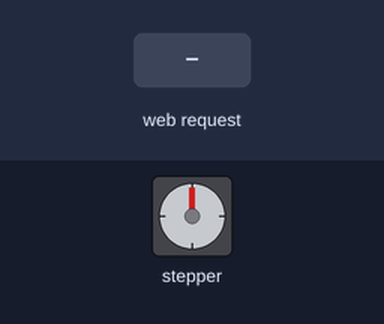
Bench run of a sketch on a simulated ESP32. Shown: stepper motor. The test bench sets the inputs (shaded band). WiFi joins after 1.5 s; servers stay silent unless stated; stepper angles assume 2048 steps per turn; what the sketch prints to the serial monitor is not drawn.

Above: at 2.7 s.
2.8 s: HTTP request GET /clockwise received
At 3.27 s:
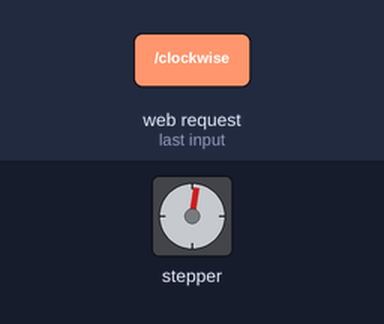
At 3.9 s:
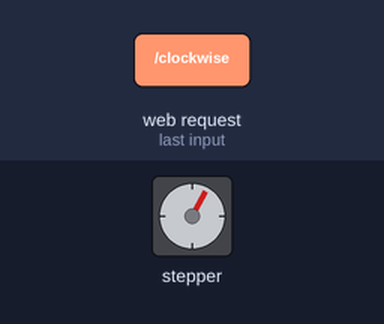
14.8 s: HTTP request GET /counterclockwise received
At 14.97 s:
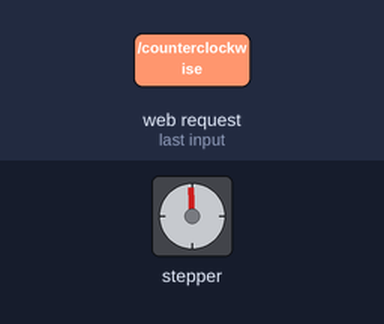
Timing chart, 0 to 23.8 s (numbered marks = the images above; inputs shaded):
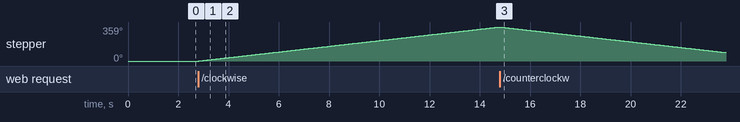

The sketch:

esp32Move.ino
```cpp
#include <WiFi.h>
#include <WebServer.h>
#include <Stepper.h>

const char* ssid = "user";    // Your WiFi SSID
const char* password = "pass"; // Your WiFi password
WebServer server(80);  // Web server instance on port 80

// Stepper motor pins
#define IN1 19
#define IN2 18
#define IN3 5
#define IN4 17

const int stepsPerRevolution = 2048;  // Number of steps per revolution

// Initialize the stepper library
Stepper myStepper(stepsPerRevolution, IN1, IN3, IN2, IN4);

void setup() {

  Serial.begin(115200);  // Start serial communication
  Serial.print("Connecting to Wi-Fi");
  WiFi.begin(ssid, password);  // Start Wi-Fi connection


  while (WiFi.status() != WL_CONNECTED) {  // Wait for connection
    delay(500);
    Serial.print(".");
  }

  Serial.println("\nConnected to Wi-Fi!");
  Serial.print("ESP32 IP Address: ");
  Serial.println(WiFi.localIP());  // Print ESP32's local IP address

  // Set the motor speed to 5 RPM
  myStepper.setSpeed(5);

  // Define routes for moving the motor in both directions
  server.on("/clockwise", HTTP_GET, []() {
    Serial.println("Moving motor clockwise");
    myStepper.step(stepsPerRevolution);  // Move one revolution clockwise
    server.send(200, "text/plain", "Motor moved clockwise");
  });

  server.on("/counterclockwise", HTTP_GET, []() {
    Serial.println("Moving motor counterclockwise");
    myStepper.step(-stepsPerRevolution);  // Move one revolution counterclockwise
    server.send(200, "text/plain", "Motor moved counterclockwise");
  });

  // Start the server
  server.begin();
}

void loop() {
  server.handleClient();  // Handle incoming client requests
}
```

Measured:
- after the input at 2.8 s, stepper: keeps turning clockwise at about 30°/s, starting at once
